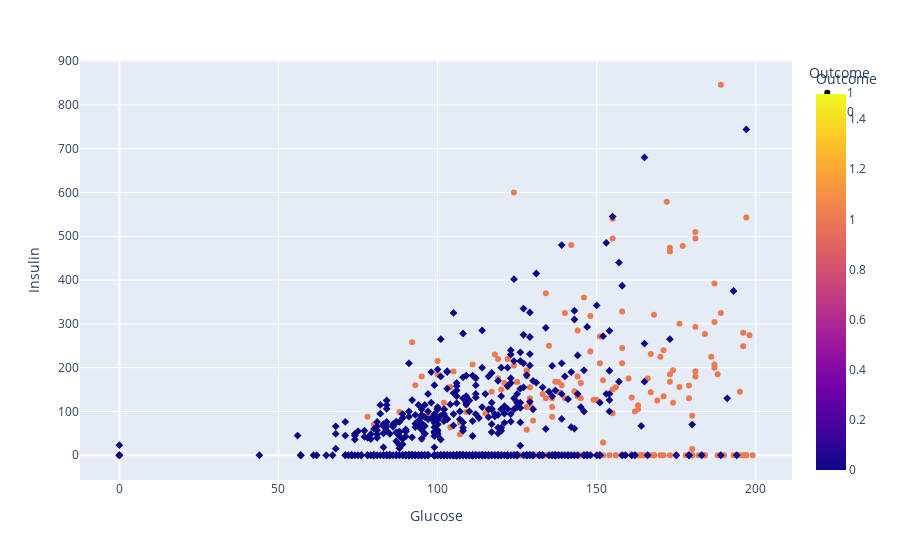

Notebook code for this chart:
### Code cell
px.scatter(df,x='Glucose',y='Insulin',color='Outcome',symbol='Outcome')

### Figure 1 — Plotly figure (JSON) as saved in the notebook; plotly's stock layout.template omitted (floating-point values rounded to 4 significant figures; data arrays with more than 128 entries replaced by an {"elided": "..."} marker saying what was removed)
{"data": [{"hovertemplate": "Outcome=%{marker.color}<br>Glucose=%{x}<br>Insulin=%{y}<extra></extra>", "legendgroup": "1", "marker": {"color": {"elided": "268 int values"}, "coloraxis": "coloraxis", "symbol": "circle"}, "mode": "markers", "name": "1", "orientation": "v", "showlegend": true, "type": "scatter", "x": {"elided": "268 int values"}, "xaxis": "x", "y": {"elided": "268 int values"}, "yaxis": "y"}, {"hovertemplate": "Outcome=%{marker.color}<br>Glucose=%{x}<br>Insulin=%{y}<extra></extra>", "legendgroup": "0", "marker": {"color": {"elided": "500 int values"}, "coloraxis": "coloraxis", "symbol": "diamond"}, "mode": "markers", "name": "0", "orientation": "v", "showlegend": true, "type": "scatter", "x": {"elided": "500 int values"}, "xaxis": "x", "y": {"elided": "500 int values"}, "yaxis": "y"}], "layout": {"coloraxis": {"colorbar": {"title": {"text": "Outcome"}}, "colorscale": [[0, "#0d0887"], [0.1111, "#46039f"], [0.2222, "#7201a8"], [0.3333, "#9c179e"], [0.4444, "#bd3786"], [0.5556, "#d8576b"], [0.6667, "#ed7953"], [0.7778, "#fb9f3a"], [0.8889, "#fdca26"], [1, "#f0f921"]]}, "legend": {"title": {"text": "Outcome"}, "tracegroupgap": 0}, "margin": {"t": 60}, "xaxis": {"anchor": "y", "domain": [0, 1], "title": {"text": "Glucose"}}, "yaxis": {"anchor": "x", "domain": [0, 1], "title": {"text": "Insulin"}}}}
